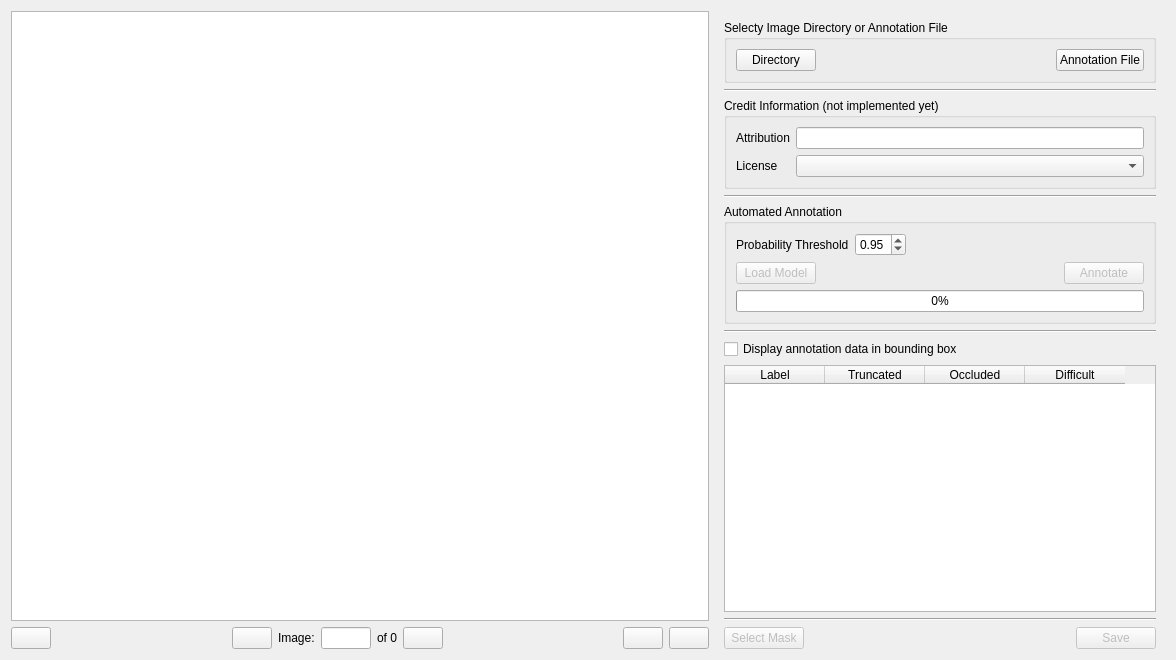
<?xml version="1.0" encoding="UTF-8"?>
<ui version="4.0">
 <class>Form</class>
 <widget class="QWidget" name="Form">
  <property name="geometry">
   <rect>
    <x>0</x>
    <y>0</y>
    <width>1176</width>
    <height>660</height>
   </rect>
  </property>
  <property name="minimumSize">
   <size>
    <width>600</width>
    <height>0</height>
   </size>
  </property>
  <property name="windowTitle">
   <string>Widget</string>
  </property>
  <layout class="QGridLayout" name="gridLayout">
   <item row="0" column="0">
    <widget class="AnnotationGraphicsView" name="graphicsView">
     <property name="minimumSize">
      <size>
       <width>0</width>
       <height>0</height>
      </size>
     </property>
    </widget>
   </item>
   <item row="1" column="0">
    <layout class="QHBoxLayout" name="horizontalLayout_2">
     <item>
      <widget class="QPushButton" name="pushButtonPrevious">
       <property name="maximumSize">
        <size>
         <width>50</width>
         <height>16777215</height>
        </size>
       </property>
       <property name="toolTip">
        <string>Previous image</string>
       </property>
       <property name="text">
        <string/>
       </property>
       <property name="icon">
        <iconset>
         <normaloff>icons/go-previous.png</normaloff>icons/go-previous.png</iconset>
       </property>
      </widget>
     </item>
     <item>
      <spacer name="horizontalSpacer">
       <property name="orientation">
        <enum>Qt::Horizontal</enum>
       </property>
       <property name="sizeHint" stdset="0">
        <size>
         <width>40</width>
         <height>20</height>
        </size>
       </property>
      </spacer>
     </item>
     <item>
      <widget class="QPushButton" name="pushButtonAnnotatedPrevious">
       <property name="toolTip">
        <string>Previous Annotated Image</string>
       </property>
       <property name="text">
        <string/>
       </property>
       <property name="icon">
        <iconset>
         <normaloff>icons/go-first.png</normaloff>icons/go-first.png</iconset>
       </property>
      </widget>
     </item>
     <item>
      <widget class="QLabel" name="label_4">
       <property name="text">
        <string>Image:</string>
       </property>
      </widget>
     </item>
     <item>
      <widget class="QLineEdit" name="lineEditCurrentImage">
       <property name="maximumSize">
        <size>
         <width>50</width>
         <height>16777215</height>
        </size>
       </property>
      </widget>
     </item>
     <item>
      <widget class="QLabel" name="labelImages">
       <property name="text">
        <string>of 0</string>
       </property>
      </widget>
     </item>
     <item>
      <widget class="QPushButton" name="pushButtonAnnotatedNext">
       <property name="toolTip">
        <string>Next Annotated Image</string>
       </property>
       <property name="text">
        <string/>
       </property>
       <property name="icon">
        <iconset>
         <normaloff>icons/go-last.png</normaloff>icons/go-last.png</iconset>
       </property>
      </widget>
     </item>
     <item>
      <spacer name="horizontalSpacer_2">
       <property name="orientation">
        <enum>Qt::Horizontal</enum>
       </property>
       <property name="sizeHint" stdset="0">
        <size>
         <width>40</width>
         <height>20</height>
        </size>
       </property>
      </spacer>
     </item>
     <item>
      <widget class="QPushButton" name="pushButtonClear">
       <property name="maximumSize">
        <size>
         <width>50</width>
         <height>16777215</height>
        </size>
       </property>
       <property name="toolTip">
        <string>Clear Annotations</string>
       </property>
       <property name="text">
        <string/>
       </property>
       <property name="icon">
        <iconset>
         <normaloff>icons/edit-clear.png</normaloff>icons/edit-clear.png</iconset>
       </property>
      </widget>
     </item>
     <item>
      <widget class="QPushButton" name="pushButtonNext">
       <property name="maximumSize">
        <size>
         <width>50</width>
         <height>16777215</height>
        </size>
       </property>
       <property name="toolTip">
        <string>Next image</string>
       </property>
       <property name="text">
        <string/>
       </property>
       <property name="icon">
        <iconset>
         <normaloff>icons/go-next.png</normaloff>icons/go-next.png</iconset>
       </property>
      </widget>
     </item>
    </layout>
   </item>
   <item row="0" column="1" rowspan="2">
    <widget class="QFrame" name="frame_2">
     <property name="minimumSize">
      <size>
       <width>450</width>
       <height>0</height>
      </size>
     </property>
     <property name="maximumSize">
      <size>
       <width>300</width>
       <height>16777215</height>
      </size>
     </property>
     <property name="styleSheet">
      <string notr="true"/>
     </property>
     <property name="frameShape">
      <enum>QFrame::NoFrame</enum>
     </property>
     <property name="frameShadow">
      <enum>QFrame::Plain</enum>
     </property>
     <layout class="QVBoxLayout" name="verticalLayout">
      <property name="bottomMargin">
       <number>0</number>
      </property>
      <item>
       <widget class="QGroupBox" name="groupBox">
        <property name="autoFillBackground">
         <bool>false</bool>
        </property>
        <property name="styleSheet">
         <string notr="true"/>
        </property>
        <property name="title">
         <string>Selecty Image Directory or Annotation File</string>
        </property>
        <property name="flat">
         <bool>false</bool>
        </property>
        <property name="checkable">
         <bool>false</bool>
        </property>
        <layout class="QGridLayout" name="gridLayout_3">
         <item row="0" column="0">
          <widget class="QPushButton" name="pushButtonDirectory">
           <property name="text">
            <string>Directory</string>
           </property>
          </widget>
         </item>
         <item row="0" column="1">
          <spacer name="horizontalSpacer_3">
           <property name="orientation">
            <enum>Qt::Horizontal</enum>
           </property>
           <property name="sizeHint" stdset="0">
            <size>
             <width>87</width>
             <height>20</height>
            </size>
           </property>
          </spacer>
         </item>
         <item row="0" column="2">
          <widget class="QPushButton" name="pushButtonLabelFile">
           <property name="text">
            <string>Annotation File</string>
           </property>
          </widget>
         </item>
        </layout>
       </widget>
      </item>
      <item>
       <widget class="Line" name="line_3">
        <property name="orientation">
         <enum>Qt::Horizontal</enum>
        </property>
       </widget>
      </item>
      <item>
       <widget class="QGroupBox" name="groupBox_3">
        <property name="title">
         <string>Credit Information (not implemented yet)</string>
        </property>
        <layout class="QGridLayout" name="gridLayout_2">
         <item row="0" column="0">
          <widget class="QLabel" name="label">
           <property name="text">
            <string>Attribution</string>
           </property>
          </widget>
         </item>
         <item row="0" column="1">
          <widget class="QLineEdit" name="lineEditAttribution"/>
         </item>
         <item row="1" column="0">
          <widget class="QLabel" name="label_2">
           <property name="text">
            <string>License</string>
           </property>
          </widget>
         </item>
         <item row="1" column="1">
          <widget class="QComboBox" name="comboBoxLicense">
           <item>
            <property name="text">
             <string/>
            </property>
           </item>
           <item>
            <property name="text">
             <string>CC BY 4.0</string>
            </property>
           </item>
           <item>
            <property name="text">
             <string>CC BY-NC 4.0</string>
            </property>
           </item>
          </widget>
         </item>
        </layout>
       </widget>
      </item>
      <item>
       <widget class="Line" name="line_4">
        <property name="orientation">
         <enum>Qt::Horizontal</enum>
        </property>
       </widget>
      </item>
      <item>
       <widget class="QGroupBox" name="groupBox_2">
        <property name="title">
         <string>Automated Annotation</string>
        </property>
        <layout class="QVBoxLayout" name="verticalLayout_2">
         <item>
          <layout class="QHBoxLayout" name="horizontalLayout_4">
           <item>
            <widget class="QLabel" name="label_3">
             <property name="text">
              <string>Probability Threshold</string>
             </property>
            </widget>
           </item>
           <item>
            <widget class="QDoubleSpinBox" name="doubleSpinBoxThreshold">
             <property name="minimum">
              <double>0.500000000000000</double>
             </property>
             <property name="maximum">
              <double>1.000000000000000</double>
             </property>
             <property name="singleStep">
              <double>0.050000000000000</double>
             </property>
             <property name="value">
              <double>0.950000000000000</double>
             </property>
            </widget>
           </item>
           <item>
            <spacer name="horizontalSpacer_6">
             <property name="orientation">
              <enum>Qt::Horizontal</enum>
             </property>
             <property name="sizeHint" stdset="0">
              <size>
               <width>40</width>
               <height>20</height>
              </size>
             </property>
            </spacer>
           </item>
          </layout>
         </item>
         <item>
          <layout class="QHBoxLayout" name="horizontalLayout_3">
           <item>
            <widget class="QPushButton" name="pushButtonLoadModel">
             <property name="enabled">
              <bool>false</bool>
             </property>
             <property name="text">
              <string>Load Model</string>
             </property>
            </widget>
           </item>
           <item>
            <spacer name="horizontalSpacer_5">
             <property name="orientation">
              <enum>Qt::Horizontal</enum>
             </property>
             <property name="sizeHint" stdset="0">
              <size>
               <width>239</width>
               <height>20</height>
              </size>
             </property>
            </spacer>
           </item>
           <item>
            <widget class="QPushButton" name="pushButtonAnnotate">
             <property name="enabled">
              <bool>false</bool>
             </property>
             <property name="text">
              <string>Annotate</string>
             </property>
            </widget>
           </item>
          </layout>
         </item>
         <item>
          <widget class="QProgressBar" name="progressBar">
           <property name="value">
            <number>0</number>
           </property>
          </widget>
         </item>
        </layout>
       </widget>
      </item>
      <item>
       <widget class="Line" name="line">
        <property name="orientation">
         <enum>Qt::Horizontal</enum>
        </property>
       </widget>
      </item>
      <item>
       <widget class="QCheckBox" name="checkBoxDisplayAnnotationData">
        <property name="text">
         <string>Display annotation data in bounding box</string>
        </property>
       </widget>
      </item>
      <item>
       <widget class="QTableWidget" name="tableWidgetLabels">
        <column>
         <property name="text">
          <string>Label</string>
         </property>
        </column>
        <column>
         <property name="text">
          <string>Truncated</string>
         </property>
        </column>
        <column>
         <property name="text">
          <string>Occluded</string>
         </property>
        </column>
        <column>
         <property name="text">
          <string>Difficult</string>
         </property>
        </column>
       </widget>
      </item>
      <item>
       <widget class="Line" name="line_2">
        <property name="orientation">
         <enum>Qt::Horizontal</enum>
        </property>
       </widget>
      </item>
      <item>
       <layout class="QHBoxLayout" name="horizontalLayout">
        <item>
         <widget class="QPushButton" name="pushButtonSelectMask">
          <property name="enabled">
           <bool>false</bool>
          </property>
          <property name="text">
           <string>Select Mask</string>
          </property>
         </widget>
        </item>
        <item>
         <spacer name="horizontalSpacer_4">
          <property name="orientation">
           <enum>Qt::Horizontal</enum>
          </property>
          <property name="sizeHint" stdset="0">
           <size>
            <width>40</width>
            <height>20</height>
           </size>
          </property>
         </spacer>
        </item>
        <item>
         <widget class="QPushButton" name="pushButtonSave">
          <property name="enabled">
           <bool>false</bool>
          </property>
          <property name="text">
           <string>Save</string>
          </property>
         </widget>
        </item>
       </layout>
      </item>
     </layout>
    </widget>
   </item>
  </layout>
 </widget>
 <customwidgets>
  <customwidget>
   <class>AnnotationGraphicsView</class>
   <extends>QGraphicsView</extends>
   <header location="global">andenet/gui/annotation_graphicsview</header>
  </customwidget>
 </customwidgets>
 <resources/>
 <connections/>
</ui>
